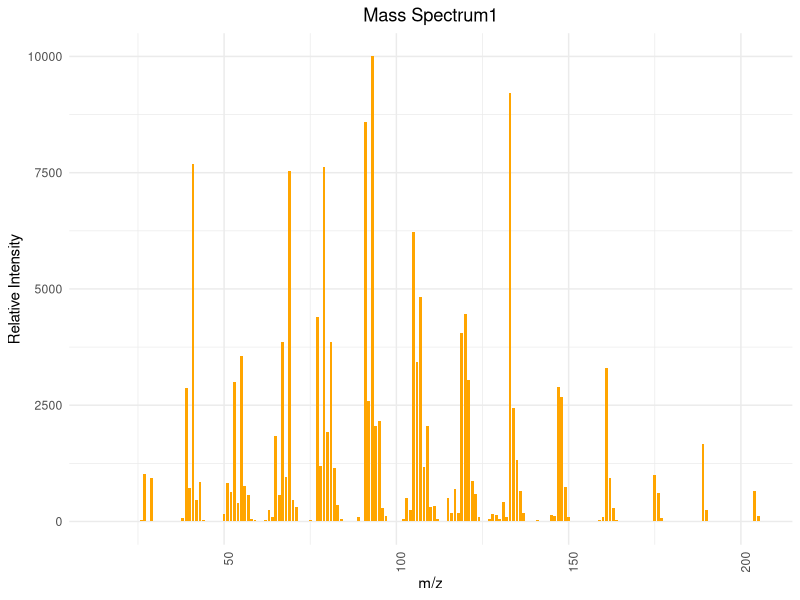
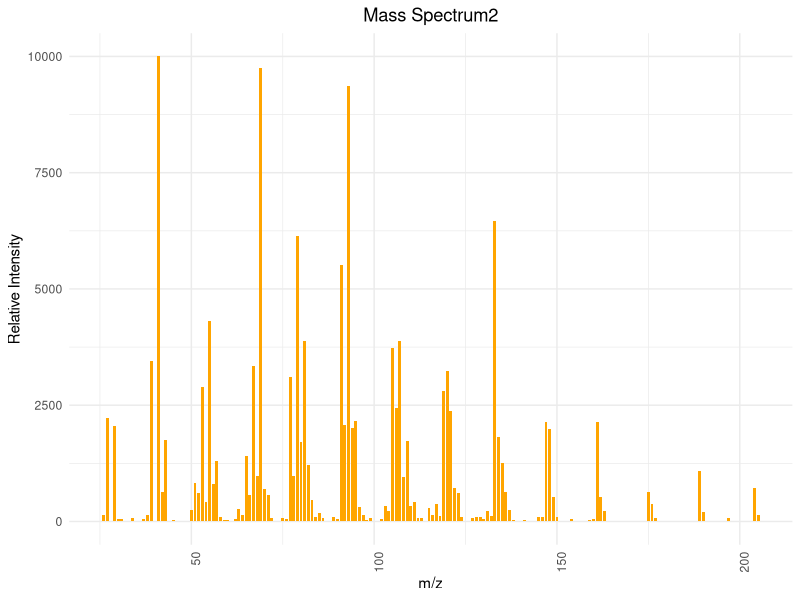
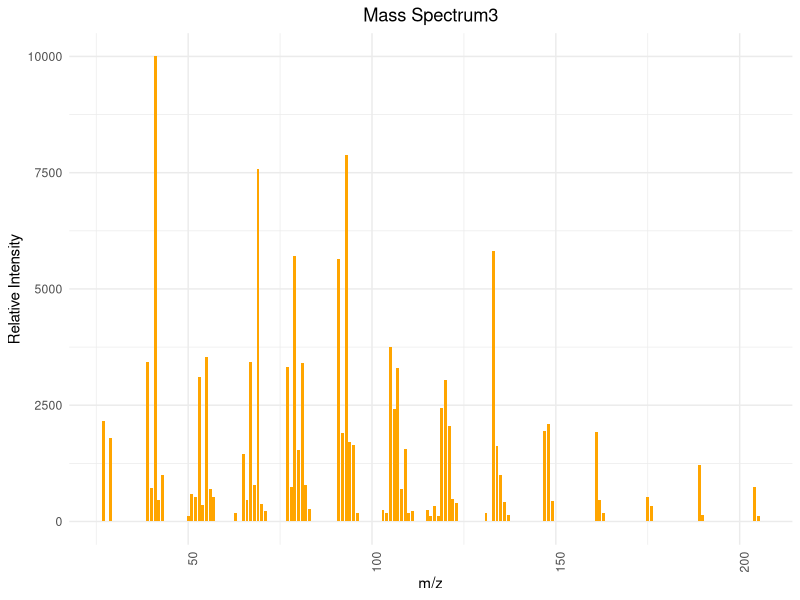
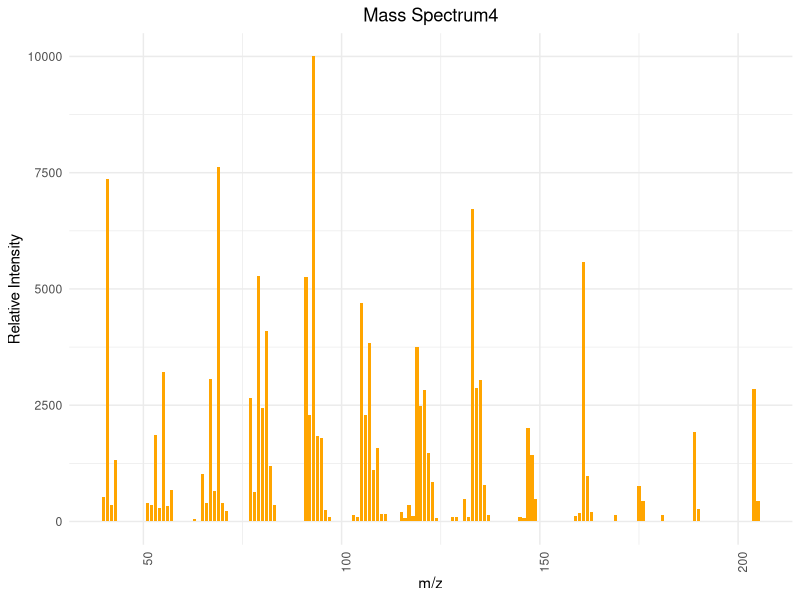
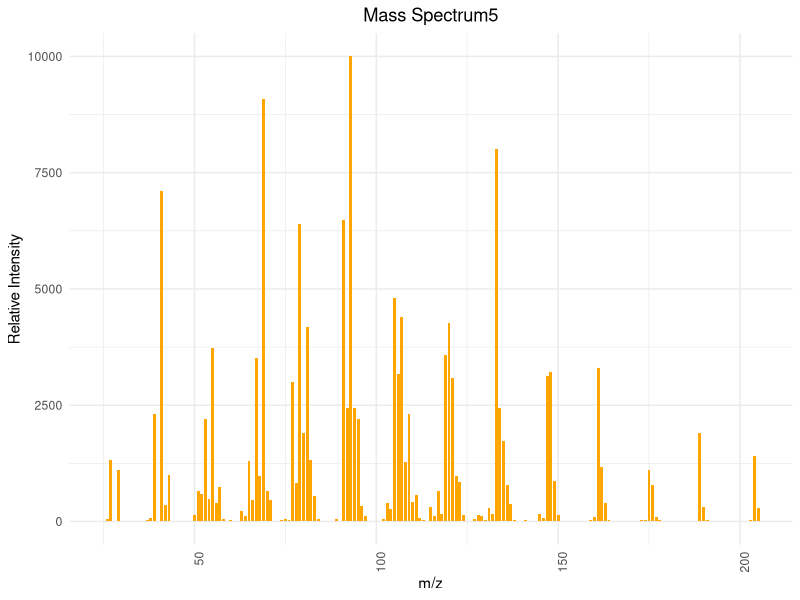

These charts were generated, in order, by the following R code:
## ---- chunk 1
# 安装并加载所需的包
library(ggplot2)

# 图1
mz1 <- c(15, 26, 27, 29, 30, 37, 38, 39, 40, 41, 42, 43, 44, 50, 51, 52, 53, 54, 55, 56, 57, 58, 59, 60, 62, 63, 64, 65, 66, 67, 68, 69, 70, 71, 72, 74, 75, 77, 78, 79, 80, 81, 82, 83, 84, 85, 87, 89, 91, 92, 93, 94, 95, 96, 97, 98, 101, 102, 103, 104, 105, 106, 107, 108, 109, 110, 111, 112, 113, 114, 115, 116, 117, 118, 119, 120, 121, 122, 123, 124, 125, 127, 128, 129, 130, 131, 132, 133, 134, 135, 136, 137, 138, 141, 142, 143, 144, 145, 146, 147, 148, 149, 150, 151, 159, 160, 161, 162, 163, 164, 173, 174, 175, 176, 177, 189, 190, 191, 204, 205)
intensity1 <- c(20, 30, 1030, 940, 20, 10, 70, 2880, 710, 7690, 460, 850, 30, 170, 820, 630, 2990, 400, 3560, 760, 580, 60, 30, 10, 40, 250, 100, 1830, 570, 3870, 950, 7540, 470, 310, 20, 20, 30, 4390, 1200, 7630, 1920, 3860, 1140, 350, 50, 10, 10, 100, 8580, 2590, 9999, 2060, 2160, 300, 120, 10, 10, 60, 510, 250, 6230, 3420, 4830, 1180, 2050, 320, 340, 50, 10, 10, 500, 190, 690, 190, 4060, 4470, 3050, 870, 600, 90, 10, 50, 160, 150, 60, 420, 90, 9210, 2440, 1320, 660, 180, 20, 30, 20, 20, 10, 150, 110, 2890, 2670, 740, 100, 10, 40, 100, 3300, 940, 280, 30, 10, 10, 990, 610, 80, 1660, 250, 20, 650, 110)

data1 <- data.frame(mz1, intensity1)


ggplot(data1, aes(x=mz1, y=intensity1)) +
  geom_bar(stat="identity", fill="orange", width=0.8) + 
  theme_minimal() + 
  labs(title="Mass Spectrum1",
       x="m/z",
       y="Relative Intensity") + 
  theme(axis.text.x = element_text(angle = 90, hjust = 1), plot.title = element_text(hjust = 0.5))  

# 图2
mz2 <- c(26, 27, 29, 30, 31, 34, 37, 38, 39, 41, 42, 43, 45, 50, 51, 52, 53, 54, 55, 56, 57, 58, 59, 60, 62, 63, 64, 65, 66, 67, 68, 69, 70, 71, 72, 75, 76, 77, 78, 79, 80, 81, 82, 83, 84, 85, 86, 89, 90, 91, 92, 93, 94, 95, 96, 97, 98, 99, 102, 103, 104, 105, 106, 107, 108, 109, 110, 111, 112, 113, 115, 116, 117, 118, 119, 120, 121, 122, 123, 124, 127, 128, 129, 130, 131, 132, 133, 134, 135, 136, 137, 138, 141, 145, 146, 147, 148, 149, 150, 154, 159, 160, 161, 162, 163, 175, 176, 177, 189, 190, 197, 204, 205)
intensity2 <- c(140, 2230, 2050, 60, 50, 70, 50, 130, 3460, 9999, 630, 1750, 40, 250, 820, 610, 2890, 410, 4320, 810, 1290, 90, 40, 40, 50, 260, 130, 1410, 570, 3350, 970, 9760, 690, 570, 70, 70, 60, 3110, 970, 6140, 1700, 3890, 1210, 470, 90, 190, 70, 90, 60, 5510, 2070, 9370, 2010, 2150, 310, 150, 40, 70, 50, 330, 220, 3720, 2440, 3890, 950, 1730, 340, 410, 70, 70, 300, 140, 370, 120, 2800, 3240, 2370, 720, 610, 100, 70, 100, 100, 60, 230, 110, 6460, 1810, 1250, 640, 250, 40, 40, 90, 90, 2130, 1990, 530, 100, 50, 40, 60, 2130, 520, 220, 630, 380, 70, 1090, 210, 70, 710, 140)

data2 <- data.frame(mz2, intensity2)

ggplot(data2, aes(x=mz2, y=intensity2)) +
  geom_bar(stat="identity", fill="orange", width=0.8) + 
  theme_minimal() + 
  labs(title="Mass Spectrum2",
       x="m/z",
       y="Relative Intensity") + 
  theme(axis.text.x = element_text(angle = 90, hjust = 1), plot.title = element_text(hjust = 0.5))  

# 图3
mz3 <- c(27, 29, 39, 40, 41, 42, 43, 50, 51, 52, 53, 54, 55, 56, 57, 63, 65, 66, 67, 68, 69, 70, 71, 77, 78, 79, 80, 81, 82, 83, 91, 92, 93, 94, 95, 96, 103, 104, 105, 106, 107, 108, 109, 110, 111, 115, 116, 117, 118, 119, 120, 121, 122, 123, 131, 133, 134, 135, 136, 137, 147, 148, 149, 161, 162, 163, 175, 176, 189, 190, 204, 205)
intensity3 <- c(2150, 1800, 3440, 730, 9999, 460, 1000, 110, 600, 530, 3110, 350, 3530, 700, 530, 180, 1460, 470, 3440, 790, 7590, 380, 220, 3330, 750, 5710, 1530, 3400, 780, 260, 5650, 1900, 7890, 1710, 1650, 180, 250, 180, 3750, 2420, 3300, 690, 1550, 190, 230, 250, 110, 340, 110, 2440, 3040, 2050, 490, 400, 180, 5820, 1630, 1010, 420, 150, 1950, 2090, 450, 1930, 460, 180, 530, 340, 1210, 130, 740, 110)

data3 <- data.frame(mz3, intensity3)

ggplot(data3, aes(x=mz3, y=intensity3)) +
  geom_bar(stat="identity", fill="orange", width=0.8) + 
  theme_minimal() + 
  labs(title="Mass Spectrum3",
       x="m/z",
       y="Relative Intensity") + 
  theme(axis.text.x = element_text(angle = 90, hjust = 1), plot.title = element_text(hjust = 0.5)) 

# 图4
mz4 <- c(40, 41, 42, 43, 51, 52, 53, 54, 55, 56, 57, 63, 65, 66, 67, 68, 69, 70, 71, 77, 78, 79, 80, 81, 82, 83, 91, 92, 93, 94, 95, 96, 97, 103, 104, 105, 106, 107, 108, 109, 110, 111, 115, 116, 117, 118, 119, 120, 121, 122, 123, 124, 128, 129, 131, 132, 133, 134, 135, 136, 137, 145, 146, 147, 148, 149, 159, 160, 161, 162, 163, 169, 175, 176, 181, 189, 190, 204, 205)
intensity4 <- c(530, 7370, 350, 1330, 400, 350, 1870, 280, 3220, 330, 680, 50, 1030, 400, 3070, 660, 7620, 400, 230, 2660, 640, 5270, 2450, 4100, 1190, 360, 5260, 2290, 9999, 1840, 1800, 250, 100, 150, 100, 4690, 2280, 3830, 1100, 1580, 170, 160, 200, 80, 360, 110, 3760, 2490, 2830, 1480, 840, 80, 90, 90, 490, 90, 6710, 2880, 3050, 780, 150, 90, 70, 2010, 1430, 480, 120, 180, 5580, 980, 200, 150, 770, 440, 150, 1920, 260, 2850, 430)

data4 <- data.frame(mz4, intensity4)

ggplot(data4, aes(x=mz4, y=intensity4)) +
  geom_bar(stat="identity", fill="orange", width=0.8) + 
  theme_minimal() + 
  labs(title="Mass Spectrum4",
       x="m/z",
       y="Relative Intensity") + 
  theme(axis.text.x = element_text(angle = 90, hjust = 1), plot.title = element_text(hjust = 0.5)) 

# 图5
mz5 <- c(25, 26, 27, 29, 30, 31, 33, 34, 35, 36, 37, 38, 39, 41, 42, 43, 45, 46, 47, 48, 49, 50, 51, 52, 53, 54, 55, 56, 57, 58, 59, 60, 61, 63, 64, 65, 66, 67, 68, 69, 70, 71, 72, 73, 74, 75, 76, 77, 78, 79, 80, 81, 82, 83, 84, 85, 86, 87, 88, 89, 90, 91, 92, 93, 94, 95, 96, 97, 98, 99, 100, 101, 102, 103, 104, 105, 106, 107, 108, 109, 110, 111, 112, 113, 114, 115, 116, 117, 118, 119, 120, 121, 122, 123, 124, 125, 126, 127, 128, 129, 130, 131, 132, 133, 134, 135, 136, 137, 138, 139, 140, 141, 142, 143, 144, 145, 146, 147, 148, 149, 150, 151, 152, 153, 154, 155, 156, 157, 158, 159, 160, 161, 162, 163, 164, 165, 166, 167, 168, 169, 170, 171, 172, 173, 174, 175, 176, 177, 178, 179, 180, 181, 182, 183, 184, 185, 186, 187, 188, 189, 190, 191, 192, 193, 194, 195, 196, 197, 198, 199, 200, 201, 202, 203, 204, 205)
intensity5 <- c(5, 60, 1320, 1110, 20, 5, 5, 10, 5, 5, 40, 70, 2310, 7100, 360, 1010, 10, 10, 20, 5, 10, 140, 650, 590, 2210, 490, 3720, 390, 750, 60, 20, 30, 10, 230, 110, 1300, 460, 3510, 980, 9080, 650, 460, 20, 10, 40, 50, 30, 2990, 830, 6400, 1900, 4190, 1320, 540, 50, 20, 5, 10, 10, 60, 20, 6480, 2440, 9999, 2440, 2210, 330, 120, 10, 10, 5, 10, 50, 400, 270, 4810, 3170, 4400, 1270, 2310, 410, 570, 70, 40, 20, 320, 120, 650, 170, 3590, 4270, 3090, 980, 850, 150, 20, 10, 50, 130, 120, 40, 290, 160, 8020, 2440, 1740, 780, 370, 40, 5, 5, 30, 10, 20, 20, 160, 80, 3120, 3220, 880, 140, 10, 10, 5, 5, 10, 10, 10, 10, 30, 90, 3300, 1170, 400, 40, 10, 10, 10, 10, 10, 5, 10, 10, 30, 30, 1110, 780, 100, 30, 5, 10, 10, 10, 5, 10, 10, 10, 20, 10, 1910, 310, 30, 10, 10, 5, 10, 5, 10, 10, 5, 5, 5, 5, 30, 1410, 280)

data5 <- data.frame(mz5, intensity5)

ggplot(data5, aes(x=mz5, y=intensity5)) +
  geom_bar(stat="identity", fill="orange", width=0.8) + 
  theme_minimal() + 
  labs(title="Mass Spectrum5",
       x="m/z",
       y="Relative Intensity") + 
  theme(axis.text.x = element_text(angle = 90, hjust = 1), plot.title = element_text(hjust = 0.5)) 
